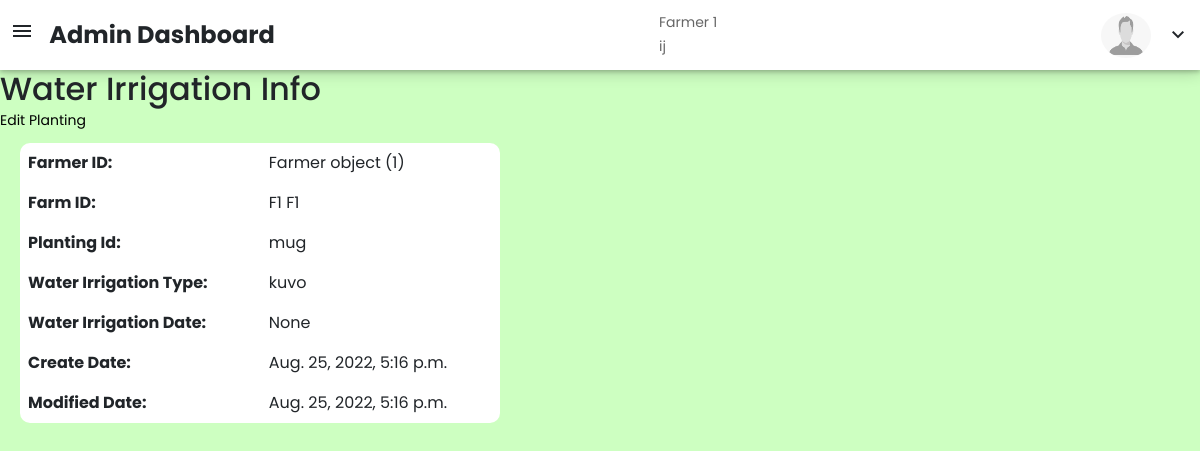
Page /water_irrigation_info/water_irrigation_id=1 on the earlier database version.
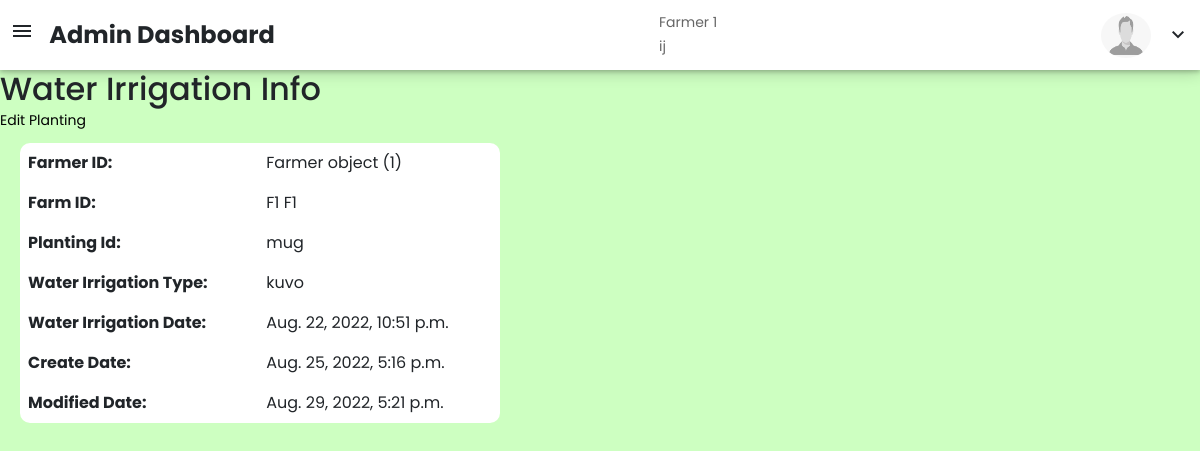
Same page on the later database version.
### adminaccess/models.py (models this page shows)
class Water_irrigation(models.Model):
    farmer_id = models.ForeignKey(Farmer, on_delete=models.CASCADE)
    farm_id = models.ForeignKey(Farm_info, on_delete=models.CASCADE)
    planting_id = models.ForeignKey(Planting, on_delete=models.CASCADE)
    water_irrigation_type = models.CharField(max_length=50, blank=True, null=True)
    water_irrigation_date = models.DateTimeField(blank=True, null=True)#selection
    create_date = models.DateTimeField(auto_now_add=True,blank=True, null=True)
    modified_date = models.DateTimeField(auto_now=True,blank=True, null=True)

class Farmer(models.Model):
    name = models.CharField(max_length=50)
    phone_number = models.IntegerField()
    address = models.TextField()
    aadhar_number = models.IntegerField(blank=True, null=True)
    family_members = models.IntegerField(blank=True, null=True)
    family_occupation = models.CharField(max_length=50, blank=True, null=True)
    is_access = models.BooleanField(default=False)
    create_date = models.DateTimeField(auto_now_add=True)
    modified_date = models.DateTimeField(auto_now=True)

class Farm_info(models.Model):
    farmer_id = models.ForeignKey(Farmer, on_delete=models.CASCADE)
    farm_nick_name = models.CharField(max_length=50, blank=True, null=True)
    farm_space = models.IntegerField(default=0)
    geo_location = models.CharField(max_length=50, blank=True, null=True)
    farm_village = models.CharField(max_length=50, blank=True, null=True)
    khata_no = models.CharField(max_length=50, blank=True, null=True)
    who_caretaker = models.CharField(max_length=50, blank=True, null=True)
    caretaker = models.CharField(max_length=50, blank=True, null=True)
    caretaker_phone_number = models.IntegerField(blank=True, null=True)
    soil_type = models.CharField(max_length=50, blank=True, null=True)
    water_source = models.CharField(max_length=50, blank=True, null=True)
    water_type = models.CharField(max_length=50, blank=True, null=True)
    water_season = models.CharField(max_length=50, blank=True, null=True)
    create_date = models.DateTimeField(auto_now_add=True)
    modified_date = models.DateTimeField(auto_now=True)

class Planting(models.Model):
    farmer_id = models.ForeignKey(Farmer, on_delete=models.CASCADE)
    farm_id = models.ForeignKey(Farm_info, on_delete=models.CASCADE)
    planting_time = models.DateTimeField(max_length=50, blank=True, null=True)
    plant = models.CharField(max_length=50,blank=True, null=True)
    plant_type = models.CharField(max_length=50,blank=True, null=True)
    planting_area = models.CharField(max_length=50,blank=True, null=True)
    create_date = models.DateTimeField(auto_now_add=True,blank=True, null=True)
    modified_date = models.DateTimeField(auto_now=True,blank=True, null=True)

### adminaccess/views.py (the view)
# urls.py: path('water_irrigation_info/water_irrigation_id=<int:water_irrigation_id>', views.water_irrigation_info, name="water_irrigation_info"),
def water_irrigation_info(request, water_irrigation_id):
    water_irrigation = Water_irrigation.objects.filter(id=water_irrigation_id)[0]
    data = {
        'water_irrigation':water_irrigation,
        'farmer':water_irrigation.farmer_id
    }
    return render(request, 'forms/water_irrigation_info.html', data)

### templates/forms/water_irrigation_info.html
{% extends 'dashboard/basic.html' %}
{% block body %}
{% load static %}
    <h2>Water Irrigation Info</h2>
    <table class="table table-borderless table-width-40 farmer_detail">
        <a href="/water_irrigation_edit/water_irrigation_id={{water_irrigation.id}}">Edit Planting</a>
        <tbody>
            <tr>
                <th scope="row">Farmer ID:</th>
                <td>{{water_irrigation.farmer_id}}</td>
            </tr>
            <tr>
                <th scope="row">Farm ID:</th>
                <td>{{water_irrigation.farm_id.farm_nick_name}}</td>
            </tr>
            <tr>
                <th scope="row">Planting Id:</th>
                <td>{{water_irrigation.planting_id.plant}}</td>
            </tr>
            <tr>
                <th scope="row">Water Irrigation Type:</th>
                <td>{{water_irrigation.water_irrigation_type}}</td>
            </tr>
            <tr>
                <th scope="row">Water Irrigation Date:</th>
                <td>{{water_irrigation.water_irrigation_date}}</td>
            </tr>
            <tr>
                <th scope="row">Create Date:</th>
                <td>{{water_irrigation.create_date}}</td>
            </tr>
            <tr>
                <th scope="row">Modified Date:</th>
                <td>{{water_irrigation.modified_date}}</td>
            </tr>
        </tbody>
    </table>
{% endblock %}

Differences in the rows shown:
changed Water_irrigation "kuvo": water_irrigation_date "None" → "Aug. 22, 2022, 10:51 p.m."; modified_date "Aug. 25, 2022, 5:16 p.m." → "Aug. 29, 2022, 5:21 p.m."
